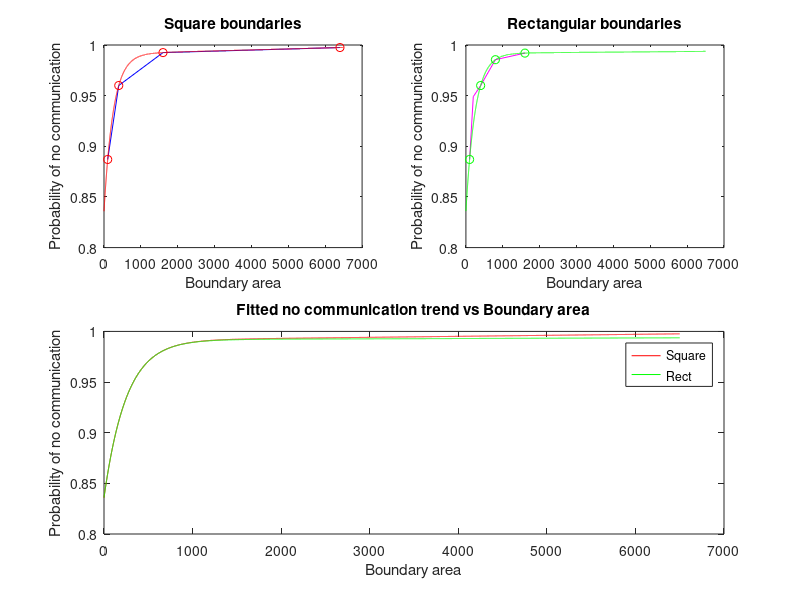
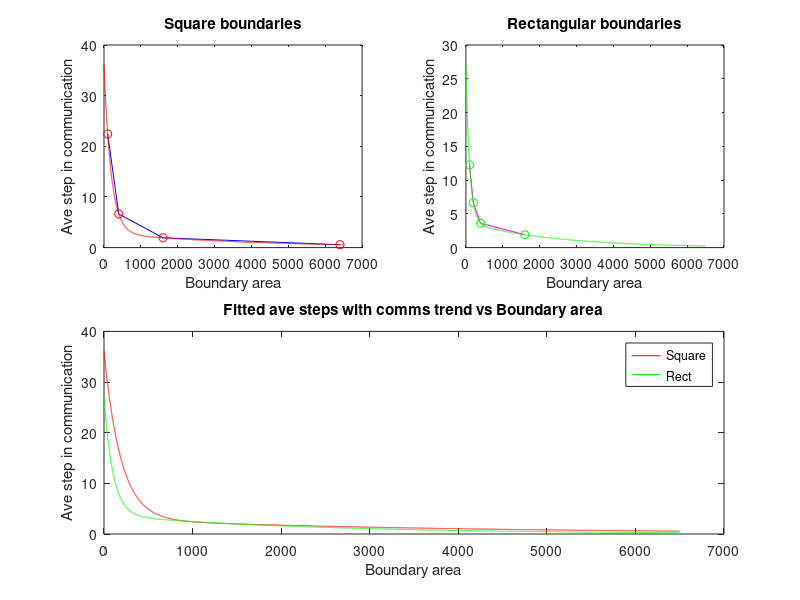

MATLAB code for these plots, in order:
% https://blogs.mathworks.com/loren/2008/06/11/interpolation-in-matlab/
% https://blogs.mathworks.com/loren/2008/07/17/interpolating-polynomials/
% https://stats.stackexchange.com/questions/29781/when-conducting-multiple-regression-when-should-you-center-your-predictor-varia
% 
%

%
% Seems like we have to use non-linear shapes for regression fitting when
% the model is monotone increasing. (monotonicity shape primative)

clear all
close all

%% Square vs Rectangular Boundaries vs. No communication probability

xgen_square = [100, 400, 1600, 6400];
ygen_square = [0.887, 0.96, 0.9925, 0.9975];

xgen_rect = [100, 200, 400, 800, 1600];
ygen_rect = [0.887, 0.949, 0.96, 0.9855, 0.992];

x_rect = [100, 400, 800, 1600];
y_rect = [0.887, 0.96, 0.9855, 0.992];

x = xgen_square;

% Exponential fit for square boundary results 
a1 = 0.9912;
b1 = 9.911e-07;
c1 = -0.1553;
d1 = -0.003982;

y1 = a1.*exp(b1.*x) + c1.*exp(d1.*x);

x1ev = linspace(0,6500,13000);
y1ev = a1.*exp(b1.*x1ev) + c1.*exp(d1.*x1ev);

% Exponential fit for rectangular boundary results
x = xgen_rect;
xm = x_rect;

a2 = 0.9918;
b2 = 2.962e-07;
c2 = -0.1558;
d2 = -0.003964;

y2 = a2.*exp(b2.*xm) + c2.*exp(d2.*xm);

x2ev = linspace(0,6500,13000);
y2ev = a2.*exp(b2.*x2ev) + c2.*exp(d2.*x2ev);


figure()
subplot(2,2,1)
plot(xgen_square, ygen_square, 'b', xgen_square, y1, 'ro', x1ev, y1ev, 'r')
xlabel("Boundary area")
ylabel("Probability of no communication")
title("Square boundaries")

subplot(2,2,2)
plot(xgen_rect, ygen_rect, 'm', xm, y2, 'go', x2ev, y2ev, 'g')
xlabel("Boundary area")
ylabel("Probability of no communication")
title("Rectangular boundaries")

subplot(2,2,[3 4])
plot(x1ev, y1ev, 'r', x2ev, y2ev, 'g')
legend('Square', 'Rect')

xlabel("Boundary area")
ylabel("Probability of no communication")
title("Fitted no communication trend vs Boundary area")

%% Square vs Rectangular Boundaries vs. Ave steps in communication

xgen_square = [100, 400, 1600, 6400];
ygen_square = [22.42, 6.64, 1.935, 0.57];

xgen_rect = [100, 200, 400, 1600];
ygen_rect = [12.245, 6.64, 3.59, 1.90];

x = xgen_square;

% Exponential fit for square boundary results 
a1 = 33.22;
b1 = -0.005276;
c1 = 2.894;
d1 = -0.0002539;

y1 = a1.*exp(b1.*x) + c1.*exp(d1.*x);

x1ev = linspace(0,6500,13000);
y1ev = a1.*exp(b1.*x1ev) + c1.*exp(d1.*x1ev);

% Exponential fit for rectangular boundary results
x = xgen_rect;

a2 = 23.39;
b2 = -0.009923;
c2 = 3.735;
d2 = -0.0004208;

y2 = a2.*exp(b2.*x) + c2.*exp(d2.*x);

x2ev = linspace(0,6500,13000);
y2ev = a2.*exp(b2.*x2ev) + c2.*exp(d2.*x2ev);

figure()
subplot(2,2,1)
plot(xgen_square, ygen_square, 'b', xgen_square, y1, 'ro', x1ev, y1ev, 'r')
xlabel("Boundary area")
ylabel("Ave step in communication")
title("Square boundaries")

subplot(2,2,2)
plot(xgen_rect, ygen_rect, 'm', x, y2, 'go', x2ev, y2ev, 'g')
xlabel("Boundary area")
ylabel("Ave step in communication")
title("Rectangular boundaries")

subplot(2,2,[3 4])
plot(x1ev, y1ev, 'r', x2ev, y2ev, 'g')
legend('Square', 'Rect')

xlabel("Boundary area")
ylabel("Ave step in communication")
title("Fitted ave steps with comms trend vs Boundary area")